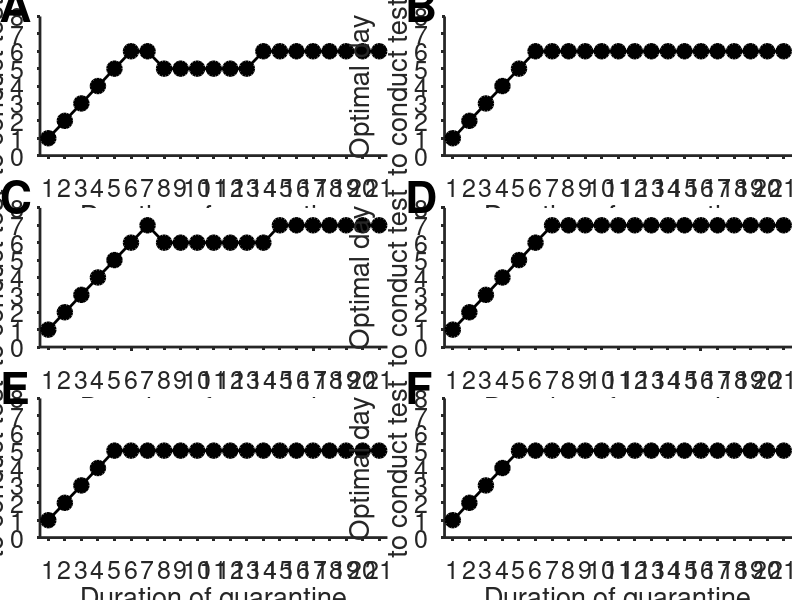

Source code (MATLAB):
%Produces the plot of the optimal testing day
clear;
close all;
load('TestingonDayt_21DayQ.mat')
DTest=zeros(21,1);
DCT=zeros(21,1);

tL=2.9; % Baseline latent period

for ii=1:21
    IDSLT=IDSL(tLv==tL);
    RTotT=RTot(tLv==tL);
    qmmt=qmm(tLv==tL);
    dtmmt=dtmm(tLv==tL);
    f=find(qmmt==ii);
    fc=find(qmmt==ii);
    temp=zeros(ii+1,1);
    temp2=zeros(ii+1,1);
    for jj=0:ii
        ft=find(dtmmt(f)==jj);
        temp(jj+1)=IDSLT(f(ft));
        ft=find(dtmmt(fc)==jj);
        temp2(jj+1)=RTotT(fc(ft));
    end
    DTest(ii)=find(temp==min(temp),1)-1;
    DCT(ii)=find(temp2==min(temp2),1)-1;
end

figure('units','normalized','outerposition',[0 0 1 1]);
subplot('Position',[0.05,0.740628166160081,0.434327731092437,0.231925025329279]);
plot([1:21],DTest,'-ok','linewidth',2,'MarkerFaceColor','k','Markersize',10)
xlabel('Duration of quarantine','Fontsize',20);
ylabel({'Optimal day','to conduct test'},'Fontsize',20);
ylim([0 8]);
xlim([0.5 21.5]);
set(gca,'LineWidth',2,'tickdir','out','XTick',[1:21],'Fontsize',18,'YTick',[0:1:10]);
box off;
text(-1.876805229175696,7.714078882843338,'A','Fontsize',32,'FontWeight','bold','VerticalAlignment','baseline');

subplot('Position',[0.555672268907563,0.740628166160081,0.434327731092437,0.231925025329279]);
plot([1:21],DCT,'-ok','linewidth',2,'MarkerFaceColor','k','Markersize',10)
xlabel('Duration of quarantine','Fontsize',20);
ylabel({'Optimal day','to conduct test'},'Fontsize',20);
ylim([0 8]);
xlim([0.5 21.5]);
set(gca,'LineWidth',2,'tickdir','out','XTick',[1:21],'Fontsize',18,'YTick',[0:1:10]);
box off;
text(-1.876805229175696,7.714078882843338,'B','Fontsize',32,'FontWeight','bold','VerticalAlignment','baseline');


load('TestingonDayt_21DayQ.mat')
DTest=zeros(21,1);
DCT=zeros(21,1);

%%%%%%%%%%%%%%%%%%%%%%%%%%%%%%%%%%%%%%%%%%%%%%%%%%%%%%%%%%%%%5
% Shorter latent period
%%%%%%%%%%%%%%%%%%%%%%%%%%%%%%%%%%%%%%%%%%%%%%%%%%%%%%%%%%%%%5

tL=1.9; % shorter latent period

for ii=1:21
    IDSLT=IDSL(tLv==tL);
    RTotT=RTot(tLv==tL);
    qmmt=qmm(tLv==tL);
    dtmmt=dtmm(tLv==tL);
    f=find(qmmt==ii);
    fc=find(qmmt==ii);
    temp=zeros(ii+1,1);
    temp2=zeros(ii+1,1);
    for jj=0:ii
        ft=find(dtmmt(f)==jj);
        temp(jj+1)=IDSLT(f(ft));
        ft=find(dtmmt(fc)==jj);
        temp2(jj+1)=RTotT(fc(ft));
    end
    DTest(ii)=find(temp==min(temp),1)-1;
    DCT(ii)=find(temp2==min(temp2),1)-1;
end

subplot('Position',[0.05,0.4216,0.434327731092437,0.231925025329279]);
plot([1:21],DTest,'-ok','linewidth',2,'MarkerFaceColor','k','Markersize',10)
xlabel('Duration of quarantine','Fontsize',20);
ylabel({'Optimal day','to conduct test'},'Fontsize',20);
ylim([0 8]);
xlim([0.5 21.5]);
set(gca,'LineWidth',2,'tickdir','out','XTick',[1:21],'Fontsize',18,'YTick',[0:1:10]);
box off;
text(-1.876805229175696,7.714078882843338,'C','Fontsize',32,'FontWeight','bold','VerticalAlignment','baseline');

subplot('Position',[0.555672268907563,0.4216,0.434327731092437,0.231925025329279]);
plot([1:21],DCT,'-ok','linewidth',2,'MarkerFaceColor','k','Markersize',10)
xlabel('Duration of quarantine','Fontsize',20);
ylabel({'Optimal day','to conduct test'},'Fontsize',20);
ylim([0 8]);
xlim([0.5 21.5]);
set(gca,'LineWidth',2,'tickdir','out','XTick',[1:21],'Fontsize',18,'YTick',[0:1:10]);
box off;
text(-1.876805229175696,7.714078882843338,'D','Fontsize',32,'FontWeight','bold','VerticalAlignment','baseline');

load('TestingonDayt_21DayQ.mat')
DTest=zeros(21,1);
DCT=zeros(21,1);


%%%%%%%%%%%%%%%%%%%%%%%%%%%%%%%%%%%%%%%%%%%%%%%%%%%%%%%%%%%%%5
% Longer latent period
%%%%%%%%%%%%%%%%%%%%%%%%%%%%%%%%%%%%%%%%%%%%%%%%%%%%%%%%%%%%%5
tL=3.9; % longer latent period

for ii=1:21
    IDSLT=IDSL(tLv==tL);
    RTotT=RTot(tLv==tL);
    qmmt=qmm(tLv==tL);
    dtmmt=dtmm(tLv==tL);
    f=find(qmmt==ii);
    fc=find(qmmt==ii);
    temp=zeros(ii+1,1);
    temp2=zeros(ii+1,1);
    for jj=0:ii
        ft=find(dtmmt(f)==jj);
        temp(jj+1)=IDSLT(f(ft));
        ft=find(dtmmt(fc)==jj);
        temp2(jj+1)=RTotT(fc(ft));
    end
    DTest(ii)=find(temp==min(temp),1)-1;
    DCT(ii)=find(temp2==min(temp2),1)-1;
end

subplot('Position',[0.05,0.104,0.434327731092437,0.231925025329279]);
plot([1:21],DTest,'-ok','linewidth',2,'MarkerFaceColor','k','Markersize',10)
xlabel('Duration of quarantine','Fontsize',20);
ylabel({'Optimal day','to conduct test'},'Fontsize',20);
ylim([0 8]);
xlim([0.5 21.5]);
set(gca,'LineWidth',2,'tickdir','out','XTick',[1:21],'Fontsize',18,'YTick',[0:1:10]);
box off;
text(-1.876805229175696,7.714078882843338,'E','Fontsize',32,'FontWeight','bold','VerticalAlignment','baseline');

subplot('Position',[0.555672268907563,0.104,0.434327731092437,0.231925025329279]);
plot([1:21],DCT,'-ok','linewidth',2,'MarkerFaceColor','k','Markersize',10)
xlabel('Duration of quarantine','Fontsize',20);
ylabel({'Optimal day','to conduct test'},'Fontsize',20);
ylim([0 8]);
xlim([0.5 21.5]);
set(gca,'LineWidth',2,'tickdir','out','XTick',[1:21],'Fontsize',18,'YTick',[0:1:10]);
box off;
text(-1.876805229175696,7.714078882843338,'F','Fontsize',32,'FontWeight','bold','VerticalAlignment','baseline');



print(gcf,'FigureS4','-dpng','-r600');
